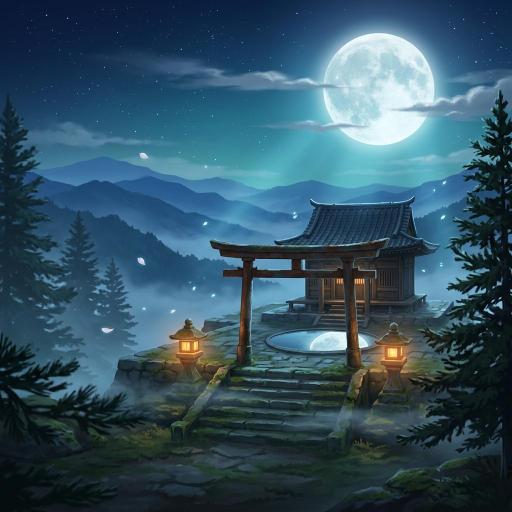
#> input picture tools/film2/stage2/assets/src/bg-1.jpg, 1024 x 1024 px, found by its file name (shown at 1/2 size)
$ python art.py assets/src/bg-1.jpg assets/src/depth-1.jpg
#> lines starting #> are read from the running program, lines starting #| are printed output that depends on the picture
#!/usr/bin/env python3
"""Turns the generated images (ART.md: prompts, seeds, raw files) into the stage2 assets, deterministically:
  plate.webp     the night scene, 1024 -> 2048 (Lanczos, a light unsharp mask), WebP q90
  depth.png      its depth map (white near), near values dilated 2 px then blurred, so a moving edge carries its own background
  p-<name>.webp  each portrait keyed off its flat green: alpha from the green excess, the green un-mixed out of the edge pixels,
                 the residual spill clamped near the edge only (the tutor's coat is green), 1024 -> 1200, WebP q92 with alpha
  art.js         plate and depth as data URLs (WebGL cannot read an image file from a file:// page; a data URL it can)
  usage: python3 -I art.py assets/src assets     assets/src holds the raw generations: bg-1.jpg depth-1.jpg p-<name>-1.jpg
FAILURE MODE IT BLOCKS: a portrait whose key leaves a green fringe or eats into the figure; it exits 1 when a portrait keeps more than
0.5 % green-dominant pixels in its opaque part, or when less than 20 % or more than 85 % of the frame stays opaque."""
import base64
import io
import os
import sys

import numpy as np
from PIL import Image, ImageFilter

NAMES = ("suzanne", "tsukumo", "herve", "haku")
KEY = np.array([0.0, 255.0, 0.0])


def key(img):
    a = np.asarray(img.convert("RGB"), dtype=np.float32)
    r, g, b = a[..., 0], a[..., 1], a[..., 2]
    spill = g - np.maximum(r, b)
    alpha = 1.0 - np.clip((spill - 40.0) / 70.0, 0.0, 1.0)
    alpha = np.clip((alpha - 0.08) / 0.92, 0.0, 1.0)
    # un-mix the key from partly covered pixels: C = aF + (1 - a)K  ->  F = (C - (1 - a)K) / a
    part = (alpha > 0.04) & (alpha < 0.999)
    fg = a.copy()
    am = alpha[part][:, None]
    fg[part] = np.clip((a[part] - (1.0 - am) * KEY) / am, 0.0, 255.0)
    # clamp what green is left, but only within 4 px of the background, so a green coat keeps its colour
    bgmask = Image.fromarray(((alpha < 0.5) * 255).astype(np.uint8)).filter(ImageFilter.MaxFilter(9))
    near = np.asarray(bgmask) > 0
    g2 = np.minimum(fg[..., 1], np.maximum(fg[..., 0], fg[..., 2]) + 6.0)
    fg[..., 1] = np.where(near, g2, fg[..., 1])
    out = np.dstack([fg, alpha * 255.0]).round().clip(0, 255).astype(np.uint8)
    return Image.fromarray(out, "RGBA")


def check(name, im):
    a = np.asarray(im, dtype=np.float32)
    opaque = a[..., 3] > 200
    share = opaque.mean()
    green = (a[..., 1] > np.maximum(a[..., 0], a[..., 2]) + 40) & opaque
    gshare = green.sum() / max(1, opaque.sum())
    print("art: p-%s opaque %.1f %%, green-dominant in it %.3f %%" % (name, share * 100, gshare * 100))
    return 0.20 <= share <= 0.85 and gshare <= 0.005


def data_url(path, mime):
    return "data:%s;base64,%s" % (mime, base64.b64encode(open(path, "rb").read()).decode())


def main():
    raw, out = sys.argv[1], sys.argv[2]
    os.makedirs(out, exist_ok=True)
    plate = Image.open(os.path.join(raw, "bg-1.jpg")).convert("RGB").resize((2048, 2048), Image.LANCZOS)
    plate = plate.filter(ImageFilter.UnsharpMask(radius=2.2, percent=60, threshold=2))
    plate.save(os.path.join(out, "plate.webp"), "WEBP", quality=90, method=6)
    depth = Image.open(os.path.join(raw, "depth-1.jpg")).convert("L").filter(ImageFilter.MaxFilter(5)).filter(ImageFilter.GaussianBlur(2.0))
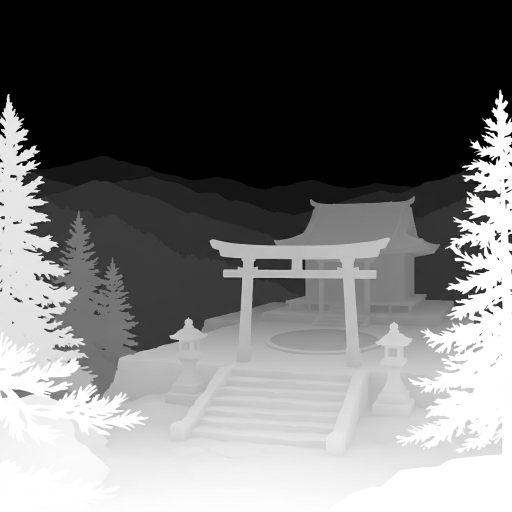
#> input picture tools/film2/stage2/assets/src/depth-1.jpg, 1024 x 1024 px, found by its file name (shown at 1/2 size)
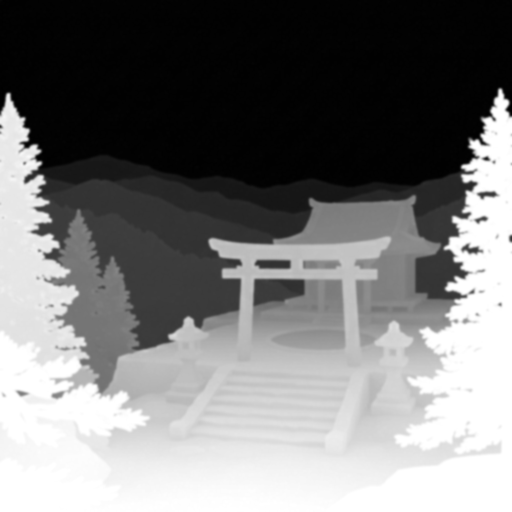
#> depth: PIL image 1024x1024 L (shown at 1/2 size); min 0, max 255, mean 121.1
    depth.save(os.path.join(out, "depth.png"), "PNG", optimize=True)
    ok = True
    for n in NAMES:
#> (the run stopped early here; a loop or call above may not have finished)
